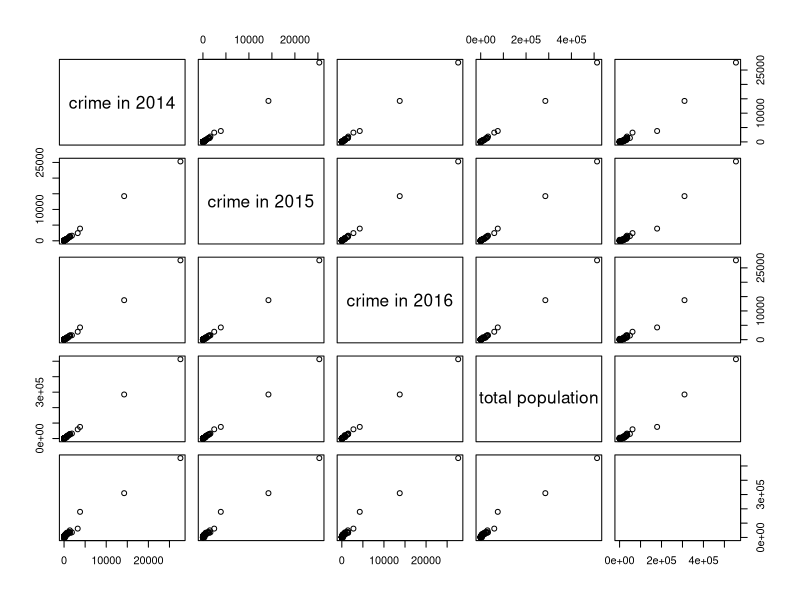
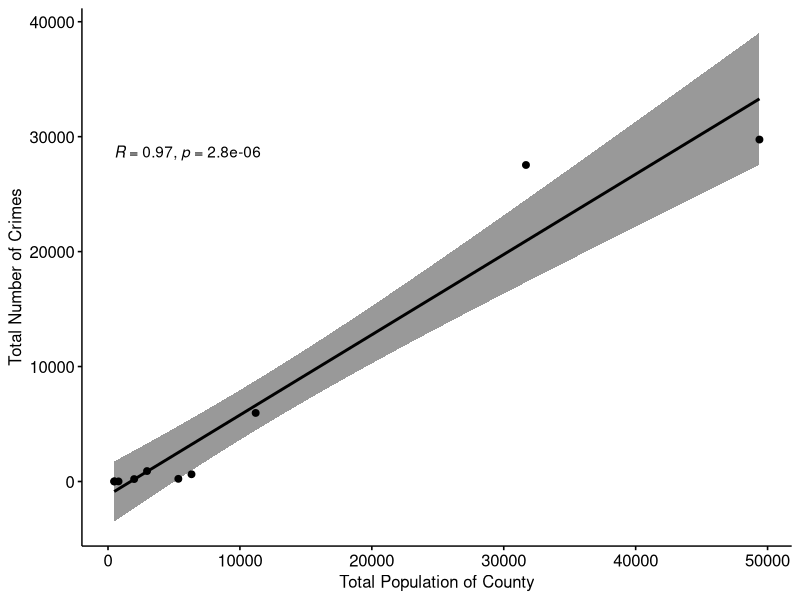
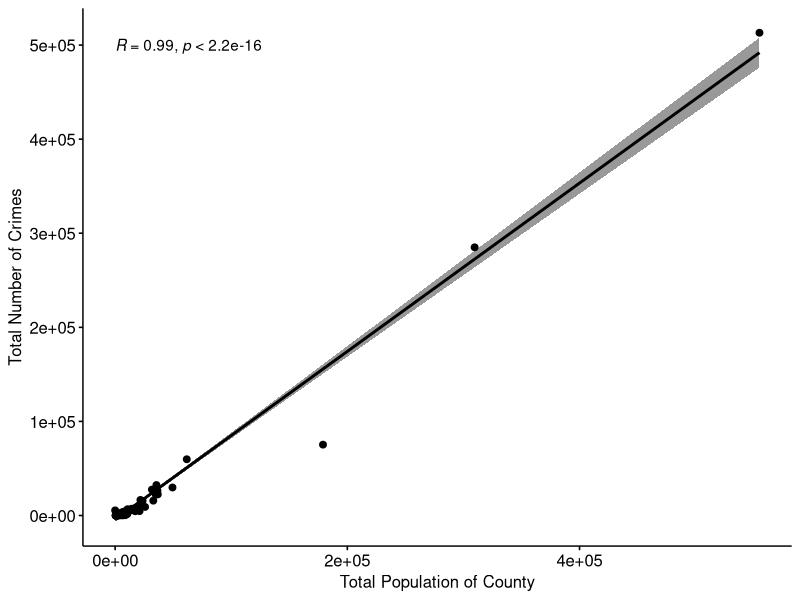
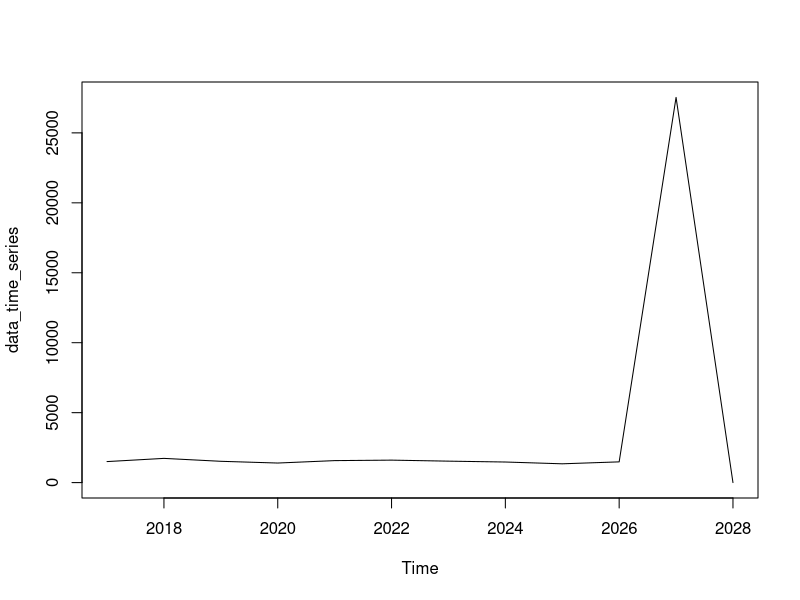

These charts were generated, in order, by the following R code:
#######################################################################################
#### R script to run exploratory analysis on crime and county population data     #####
#### and derive corelation between population of county and crime in the county   #####
#### Also to plot a time series plot for a county crime starting 2017 and taking  #####
#### in account data from 2007 to 2016 for the "Adam" County                      #####
#######################################################################################


# set the working dir
setwd('/Users/shivanisingh/Data-Rangers/Deliverables/R_Script_Deliverable')

# Read the CSV
crime_and_population <- read.csv("County_crime_and_population_combined.csv")

# Changing the columns names of the CSV
colnames(crime_and_population) <- c("ID", "County Name", "Crime in 2007", "Crime in 2008", "Crime in 2009", "Crime in 2010", "Crime in 2011", "Crime in 2012", "Crime in 2013", "Crime in 2014", "Crime in 2015", "Crime in 2016", "Total no. of crimes", "Total Population")

# Checking for no null values or complete values in the table
nulls_present <- complete.cases(crime_and_population)

nulls_present

#output --
# [1] TRUE TRUE TRUE TRUE TRUE TRUE TRUE TRUE TRUE TRUE TRUE TRUE TRUE TRUE TRUE TRUE
# [17] TRUE TRUE TRUE TRUE TRUE TRUE TRUE TRUE TRUE TRUE TRUE TRUE TRUE TRUE TRUE TRUE
# [33] TRUE TRUE TRUE TRUE TRUE TRUE TRUE TRUE TRUE TRUE TRUE TRUE TRUE TRUE TRUE TRUE
# [49] TRUE TRUE TRUE TRUE TRUE TRUE TRUE TRUE TRUE TRUE TRUE TRUE TRUE TRUE TRUE TRUE
# [65] TRUE TRUE TRUE TRUE TRUE TRUE TRUE TRUE TRUE TRUE TRUE TRUE TRUE TRUE TRUE TRUE
# [81] TRUE TRUE TRUE TRUE TRUE TRUE TRUE TRUE TRUE TRUE TRUE TRUE

# The output shows there are no null values in the dataset

# Number of counties in Nebraska
length(unique(crime_and_population$`County Name`))

# Output
#[1] 92

#Sum of Number of crimes for a particular year in all the counties
sum(crime_and_population$`Crime in 2010`)

#Output
#[1] 69011

# Calculate Total crime to population ratio
county_total_population <- c(crime_and_population$`Total Population`) 
total_county_crime <- c(crime_and_population$`Total no. of crimes`)
county_name <- c(crime_and_population$`County Name`)
df1 <- data.frame(county_name, total_county_crime, county_total_population)
df1$crime_to_population <- with(df1, total_county_crime/county_total_population)

# View few records of the ratio for crime to population

# total_crime county_population crime_to_population
# 1       27536             31684          0.86908219
# 2         630              6329          0.09954179
# 3           7               469          0.01492537
# 4           9               798          0.01127820
# 5           7               484          0.01446281
# 6         232              5332          0.04351088

# find out the county which has maximum number of total crimes in 2007 - 2016
crime_and_population[which(crime_and_population$`Total no. of crimes` == max(crime_and_population$`Total no. of crimes`)),]

#output --
# ID County Name Crime in 2007 Crime in 2008 Crime in 2009 Crime in 2010
# 28 28     Douglas         29965         27903         26894         25506
# Crime in 2011 Crime in 2012 Crime in 2013 Crime in 2014 Crime in 2015 Crime in 2016
# 28         27174         27674         27412         27599         25310         27625
# Total no. of crimes Total Population
# 28              513069           554995

# Find patterns amongst data
pairs(~crime_and_population$`Crime in 2014`+crime_and_population$`Crime in 2015`+crime_and_population$`Crime in 2016`+
        crime_and_population$`Total no. of crimes`+crime_and_population$`Total Population`, labels = c("crime in 2014", "crime in 2015", "crime in 2016", "total population"))


# Corelation between Total population and Total Number of Crimes in counties
cor(crime_and_population$`Total no. of crimes`,
    crime_and_population$`Total Population`)
#Output --
#[1] 0.9878336

# plotting a regression line for total population and total crime 
# for a subset of data and for the entire data

# for subset --
library("ggpubr")
crime_subset <- head(crime_and_population, 10)

colnames(crime_subset) <- c("ID", "County Name", "Crime in 2007", "Crime in 2008",
                            "Crime in 2009", "Crime in 2010", "Crime in 2011", "Crime in 2012",
                            "Crime in 2013", "Crime in 2014", "Crime in 2015", "Crime in 2016",
                            "Total_crimes", "Total_population")

#plotting a regression line to show the pattern/relation between the population and crime
ggscatter(crime_subset, x = "Total_population", y = "Total_crimes",
          add = "reg.line", conf.int = TRUE, cor.coef = TRUE,
          cor.method = "pearson", xlab = "Total Population of County", ylab = "Total Number of Crimes")

#plotting a linear regression for the entire dataset using ggscatter
crime_and_population_reg <- crime_and_population

colnames(crime_and_population_reg) <- c("ID", "County Name", "Crime in 2007", "Crime in 2008", "Crime in 2009", "Crime in 2010", "Crime in 2011", "Crime in 2012", "Crime in 2013", "Crime in 2014", "Crime in 2015", "Crime in 2016", "Total_crimes", "Total_population")

ggscatter(crime_and_population_reg, x = "Total_population", y = "Total_crimes",
          add = "reg.line", conf.int = TRUE, cor.coef = TRUE,
          cor.method = "pearson", xlab = "Total Population of County", ylab = "Total Number of Crimes")


# The regression line shows that the relationship between the two variable that is the 
# population of a county and the total number of crime is linear

# Conducting the pearson correlation test
res <- cor.test(crime_and_population_reg$Total_population,
                crime_and_population_reg$Total_crimes, method = "pearson")
res

# Output --

# Pearson's product-moment correlation
# 
# data:  crime_and_population_reg$Total_population and crime_and_population_reg$Total_crimes
# t = 60.261, df = 90, p-value < 2.2e-16
# alternative hypothesis: true correlation is not equal to 0
# 95 percent confidence interval:
# 0.9816237 0.9919535
# sample estimates:
# cor 
# 0.9878336 

# In the result above
    ## t is the t-test statistic value (t = 60.261),
    ## df is the degree of freedom (df = 90),
    ## p-value is the significance level of the t-test(p-value < 2.2e-16)
    ## conf.int is the confidene interval of the correlation coefficient at 95% (conf.int = [0.9816237, 0.9919535])
    ## sample estimates is the correlation coefficient that comes to (Cor.coeff = 0.9878336)


# Time series analysis
    ## This time series analysis is for Adam County, taking in account data from 2007 to 2016,
    ## time series analysis is done starting year 2017

crime_data_Adam_county <- crime_and_population[1,]
drops <- c("ID", "County Name", "Total no. of Crimes", "Total Population")
crime_data_Adam_county <- crime_data_Adam_county[, !names(crime_data_Adam_county) %in% drops]

Crime_Adam_without_header <- c(crime_data_Adam_county, header = FALSE)
data_time_series <- ts(Crime_Adam_without_header, frequency=1, start= c(2017,1))
plot.ts(data_time_series)

# Like the above Time series for Adam county the time series analysis can be done for other counties too



